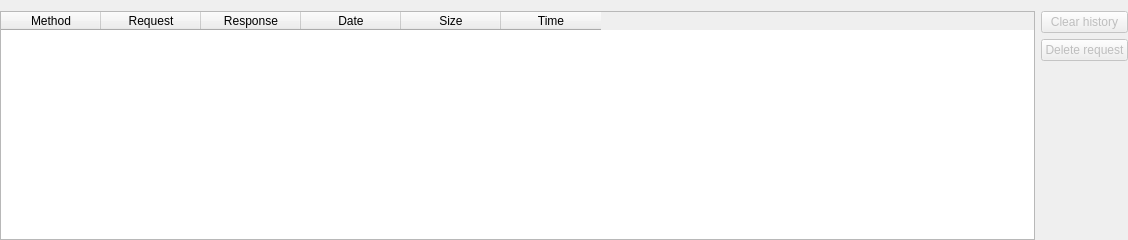
<?xml version="1.0" encoding="UTF-8"?>
<ui version="4.0">
 <class>HistoryViewer</class>
 <widget class="QWidget" name="HistoryViewer">
  <property name="geometry">
   <rect>
    <x>0</x>
    <y>0</y>
    <width>1128</width>
    <height>240</height>
   </rect>
  </property>
  <property name="windowTitle">
   <string>Form</string>
  </property>
  <layout class="QGridLayout" name="gridLayout">
   <property name="leftMargin">
    <number>0</number>
   </property>
   <property name="rightMargin">
    <number>0</number>
   </property>
   <property name="bottomMargin">
    <number>0</number>
   </property>
   <item row="2" column="1">
    <spacer name="verticalSpacer">
     <property name="orientation">
      <enum>Qt::Vertical</enum>
     </property>
     <property name="sizeHint" stdset="0">
      <size>
       <width>20</width>
       <height>40</height>
      </size>
     </property>
    </spacer>
   </item>
   <item row="1" column="1">
    <widget class="QPushButton" name="pbDelete">
     <property name="enabled">
      <bool>false</bool>
     </property>
     <property name="text">
      <string>Delete request</string>
     </property>
    </widget>
   </item>
   <item row="0" column="1">
    <widget class="QPushButton" name="pbClear">
     <property name="enabled">
      <bool>false</bool>
     </property>
     <property name="text">
      <string>Clear history</string>
     </property>
    </widget>
   </item>
   <item row="0" column="0" rowspan="3">
    <widget class="QTableWidget" name="tableWidget">
     <property name="alternatingRowColors">
      <bool>true</bool>
     </property>
     <property name="selectionMode">
      <enum>QAbstractItemView::ExtendedSelection</enum>
     </property>
     <property name="selectionBehavior">
      <enum>QAbstractItemView::SelectRows</enum>
     </property>
     <property name="showGrid">
      <bool>false</bool>
     </property>
     <attribute name="verticalHeaderVisible">
      <bool>false</bool>
     </attribute>
     <column>
      <property name="text">
       <string>Method</string>
      </property>
     </column>
     <column>
      <property name="text">
       <string>Request</string>
      </property>
     </column>
     <column>
      <property name="text">
       <string>Response</string>
      </property>
     </column>
     <column>
      <property name="text">
       <string>Date</string>
      </property>
     </column>
     <column>
      <property name="text">
       <string>Size</string>
      </property>
     </column>
     <column>
      <property name="text">
       <string>Time</string>
      </property>
     </column>
    </widget>
   </item>
  </layout>
 </widget>
 <resources/>
 <connections/>
</ui>
